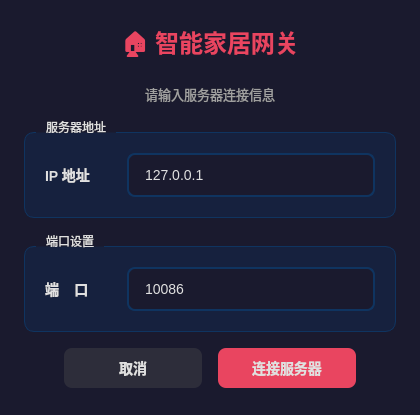
<?xml version="1.0" encoding="UTF-8"?>
<ui version="4.0">
 <class>LoginDialog</class>
 <widget class="QDialog" name="LoginDialog">
  <property name="geometry">
   <rect>
    <x>0</x>
    <y>0</y>
    <width>420</width>
    <height>415</height>
   </rect>
  </property>
  <property name="windowTitle">
   <string>连接服务器</string>
  </property>
  <property name="styleSheet">
   <string notr="true">
    QDialog {
        background-color: #1a1a2e;
    }
    QLabel {
        color: #e0e0e0;
        font-size: 14px;
    }
    QLineEdit {
        background-color: #16213e;
        color: #e0e0e0;
        border: 2px solid #0f3460;
        border-radius: 8px;
        padding: 10px 14px;
        font-size: 14px;
        min-height: 20px;
    }
    QLineEdit:focus {
        border: 2px solid #e94560;
    }
    QPushButton {
        background-color: #0f3460;
        color: #e0e0e0;
        border: none;
        border-radius: 8px;
        padding: 12px 24px;
        font-size: 14px;
        font-weight: bold;
        min-width: 90px;
    }
    QPushButton:hover {
        background-color: #16213e;
    }
    QPushButton#btnConnect {
        background-color: #e94560;
    }
    QPushButton#btnConnect:hover {
        background-color: #c73e54;
    }
    QPushButton#btnCancel {
        background-color: #2d2d3a;
    }
    QPushButton#btnCancel:hover {
        background-color: #3d3d4a;
    }
    QGroupBox {
        background-color: #16213e;
        border: 1px solid #0f3460;
        border-radius: 10px;
        margin-top: 12px;
        padding: 8px;
    }
    QGroupBox::title {
        color: #e0e0e0;
        font-size: 14px;
        font-weight: bold;
        subcontrol-origin: margin;
        left: 12px;
        padding: 0 8px;
    }
   </string>
  </property>
  <layout class="QVBoxLayout" name="verticalLayoutMain">
   <property name="spacing">
    <number>16</number>
   </property>
   <property name="leftMargin">
    <number>24</number>
   </property>
   <property name="topMargin">
    <number>24</number>
   </property>
   <property name="rightMargin">
    <number>24</number>
   </property>
   <property name="bottomMargin">
    <number>24</number>
   </property>
   <item>
    <widget class="QLabel" name="labelTitle">
     <property name="styleSheet">
      <string notr="true">font-size: 24px; font-weight: bold; color: #e94560;</string>
     </property>
     <property name="text">
      <string>🏠 智能家居网关</string>
     </property>
     <property name="alignment">
      <set>Qt::AlignmentFlag::AlignCenter</set>
     </property>
    </widget>
   </item>
   <item>
    <widget class="QLabel" name="labelSubTitle">
     <property name="styleSheet">
      <string notr="true">color: #a0a0a0; font-size: 13px;</string>
     </property>
     <property name="text">
      <string>请输入服务器连接信息</string>
     </property>
     <property name="alignment">
      <set>Qt::AlignmentFlag::AlignCenter</set>
     </property>
    </widget>
   </item>
   <item>
    <widget class="QGroupBox" name="groupBoxIP">
     <property name="title">
      <string>服务器地址</string>
     </property>
     <layout class="QHBoxLayout" name="horizontalLayoutIP">
      <property name="spacing">
       <number>12</number>
      </property>
      <property name="leftMargin">
       <number>12</number>
      </property>
      <property name="topMargin">
       <number>12</number>
      </property>
      <property name="rightMargin">
       <number>12</number>
      </property>
      <property name="bottomMargin">
       <number>12</number>
      </property>
      <item>
       <widget class="QLabel" name="labelIP">
        <property name="minimumSize">
         <size>
          <width>70</width>
          <height>0</height>
         </size>
        </property>
        <property name="styleSheet">
         <string notr="true">color: #e0e0e0; font-weight: bold;</string>
        </property>
        <property name="text">
         <string>IP 地址</string>
        </property>
       </widget>
      </item>
      <item>
       <widget class="QLineEdit" name="editIP">
        <property name="styleSheet">
         <string notr="true">background-color: #1a1a2e;</string>
        </property>
        <property name="text">
         <string>127.0.0.1</string>
        </property>
        <property name="placeholderText">
         <string>例如: 192.168.1.100</string>
        </property>
       </widget>
      </item>
     </layout>
    </widget>
   </item>
   <item>
    <widget class="QGroupBox" name="groupBoxPort">
     <property name="title">
      <string>端口设置</string>
     </property>
     <layout class="QHBoxLayout" name="horizontalLayoutPort">
      <property name="spacing">
       <number>12</number>
      </property>
      <property name="leftMargin">
       <number>12</number>
      </property>
      <property name="topMargin">
       <number>12</number>
      </property>
      <property name="rightMargin">
       <number>12</number>
      </property>
      <property name="bottomMargin">
       <number>12</number>
      </property>
      <item>
       <widget class="QLabel" name="labelPort">
        <property name="minimumSize">
         <size>
          <width>70</width>
          <height>0</height>
         </size>
        </property>
        <property name="styleSheet">
         <string notr="true">color: #e0e0e0; font-weight: bold;</string>
        </property>
        <property name="text">
         <string>端    口</string>
        </property>
       </widget>
      </item>
      <item>
       <widget class="QLineEdit" name="editPort">
        <property name="styleSheet">
         <string notr="true">background-color: #1a1a2e;</string>
        </property>
        <property name="text">
         <string>10086</string>
        </property>
        <property name="placeholderText">
         <string>1-65535</string>
        </property>
       </widget>
      </item>
     </layout>
    </widget>
   </item>
   <item>
    <layout class="QHBoxLayout" name="horizontalLayoutButtons">
     <property name="spacing">
      <number>16</number>
     </property>
     <item>
      <spacer name="horizontalSpacerLeft">
       <property name="orientation">
        <enum>Qt::Orientation::Horizontal</enum>
       </property>
       <property name="sizeHint" stdset="0">
        <size>
         <width>40</width>
         <height>20</height>
        </size>
       </property>
      </spacer>
     </item>
     <item>
      <widget class="QPushButton" name="btnCancel">
       <property name="minimumSize">
        <size>
         <width>138</width>
         <height>40</height>
        </size>
       </property>
       <property name="text">
        <string>取消</string>
       </property>
      </widget>
     </item>
     <item>
      <widget class="QPushButton" name="btnConnect">
       <property name="minimumSize">
        <size>
         <width>138</width>
         <height>40</height>
        </size>
       </property>
       <property name="text">
        <string>连接服务器</string>
       </property>
       <property name="default">
        <bool>true</bool>
       </property>
      </widget>
     </item>
     <item>
      <spacer name="horizontalSpacerRight">
       <property name="orientation">
        <enum>Qt::Orientation::Horizontal</enum>
       </property>
       <property name="sizeHint" stdset="0">
        <size>
         <width>40</width>
         <height>20</height>
        </size>
       </property>
      </spacer>
     </item>
    </layout>
   </item>
   <item>
    <spacer name="verticalSpacerBottom">
     <property name="orientation">
      <enum>Qt::Orientation::Vertical</enum>
     </property>
     <property name="sizeHint" stdset="0">
      <size>
       <width>20</width>
       <height>10</height>
      </size>
     </property>
    </spacer>
   </item>
  </layout>
 </widget>
 <resources/>
 <connections/>
</ui>
